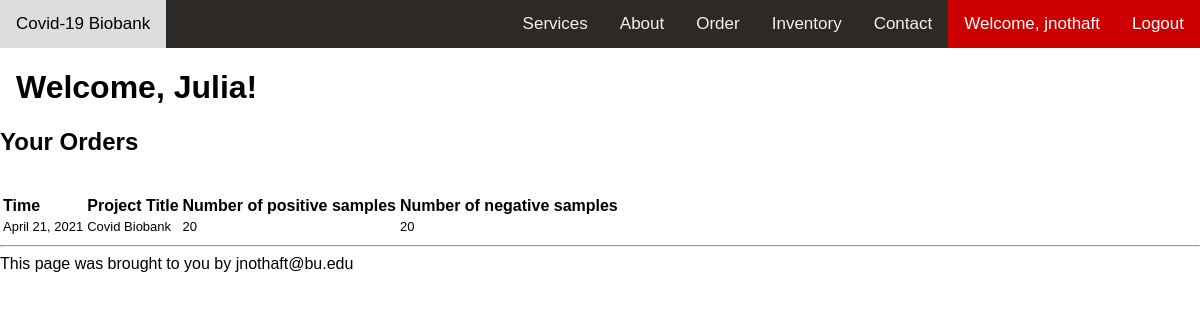
The page /personal/1 (signed in) on the database its author committed.
### project/models.py (models this page shows, shortened)
class Researcher(models.Model):
    first_name = models.CharField(max_length=400)
    last_name = models.CharField(max_length=400)
    email = models.EmailField()
    orcid = models.CharField(max_length=16)
    user = models.ForeignKey(User, on_delete=models.CASCADE, blank=True, null=True)
    def get_order_form(self):
        return Order.objects.filter(researcher=self)

class Order(models.Model):
    researcher = models.ForeignKey(Researcher, on_delete=models.CASCADE, blank=True, null=True)
    institution = models.CharField(max_length=400)
    project_title = models.CharField(max_length=400)
    project_description = models.TextField()
    positive_samples = models.PositiveIntegerField()
    negative_samples = models.PositiveIntegerField()
    sample_information = models.TextField()
    RNA_extraction = models.TextField(blank=True)
    date_request = models.DateField(auto_now_add=True)

### project/views.py (the view)
# urls.py: path('personal/<int:pk>', PersonalPageView.as_view(), name='personal'),
class PersonalPageView(LoginRequiredMixin, DetailView):
    model = Researcher
    template_name = "project/personal.html"
    login_url = "/login"
    context_object_name = "researcher"
    def get_context_data(self, **kwargs):
        context = super(PersonalPageView, self).get_context_data(**kwargs)
        form = OrderForm()
        context['order_form'] = form
        return context

### project/templates/project/personal.html
{% extends 'project/base.html' %}
{% block content %}
<h1 style="padding-left:16px;">Welcome, {{researcher.first_name}}!</h1>
<h2>Your Orders</h2>
    <table style="text-align: left">
        <tr>
            <th>Time</th>
            <th>Project Title</th>
            <th>Number of positive samples</th>
            <th>Number of negative samples</th>
        </tr>
        <tr style="font-size:small">
            {% for order in researcher.get_order_form %}
                <td>{{order.date_request}}</td>
                <td>{{order.project_title}}</td>
                <td>{{order.positive_samples}}</td>
                <td>{{order.negative_samples}}</td>
                <td>
                </td>
            <br>
        </tr>
    </table>
            {% endfor %}
{% endblock %}

### project/templates/project/base.html (shortened to what this page needs)
<html>
    <head>
    </head>
    <body>
    <div class="topnav">
        {% if user.is_authenticated %}
             <a class="active" href="/logout/?next=/">Logout</a>
            <a class="active" href="{% url 'home' %}">Welcome, {{request.user}}</a>
        {% else %}
            <a class="active" href="/login/?next=/">Log in or Register</a>
        {% endif %}
        <a href="{% url 'contact' %}">Contact</a>
        <a href="{% url 'inventory' %}">Inventory</a>
            <a href="{% url 'order' %}">Order</a>
            <a href="/login/?next=/order">Order</a>
        <a href="{% url 'about' %}">About</a>
        <a href="{% url 'services' %}">Services</a>
        <a href="{% url 'home' %}"; style="float:left">Covid-19 Biobank</a>
    </div>
        {%block content %}
        {% endblock %}
        <hr>
        This page was brought to you by jnothaft@bu.edu
    </body>
</html>

### project/templates/project/base.html (style rules this page uses)
body { margin: 0; font-family: Arial, Helvetica, sans-serif; }
.topnav { overflow: hidden; background-color: #2D2926; }
.topnav a { float: right; color: #f2f2f2; text-align: center; padding: 14px 16px; text-decoration: none; font-size: 17px; }
.topnav a.active { background-color: #CC0000; color: white; }

### rows shown on the page
Researcher: first_name "Julia"
Order: date_request "April 21, 2021", project_title "Covid Biobank", positive_samples "20", negative_samples "20"

### other values the page prints
{{ request.user }} "jnothaft"
